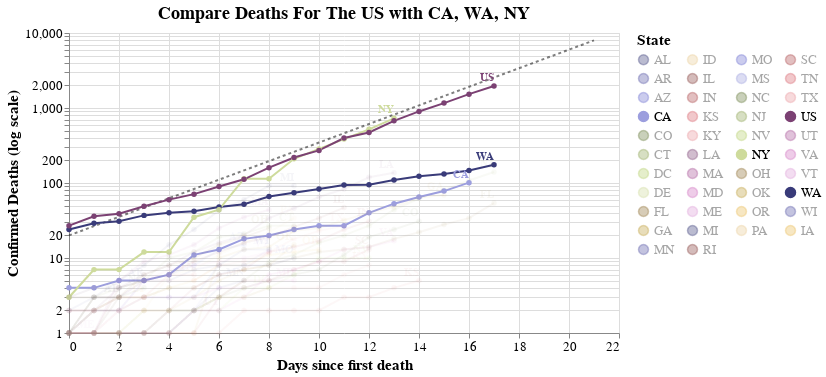

Here is the notebook cell this chart was saved with:
### Code cell
#hide_input
make_death_chart(['US'])

### Figure 1 — Vega-Lite specification as saved in the notebook (floating-point values rounded to 4 significant figures; data arrays with more than 128 entries replaced by an {"elided": "..."} marker saying what was removed)
{"config": {"view": {"continuousWidth": 400, "continuousHeight": 300}, "axis": {"labelFontSize": 13, "titleFontSize": 15}, "legend": {"labelFontSize": 13, "titleFontSize": 15}, "title": {"fontSize": 18}}, "layer": [{"mark": {"type": "line", "color": "black", "opacity": 0.5, "strokeDash": [3, 3]}, "encoding": {"x": {"type": "quantitative", "field": "Days since first death"}, "y": {"type": "quantitative", "field": "Confirmed Deaths"}}}, {"mark": {"type": "text", "align": "right", "dy": -6, "fontSize": 10, "text": "33% Daily Growth"}, "encoding": {"x": {"type": "quantitative", "field": "Days since first death"}, "y": {"type": "quantitative", "field": "Confirmed Deaths"}}, "transform": [{"filter": "(datum['Days since 100 cases'] >= 21)"}]}, {"data": {"name": "data-dbbc85a86ff4598705c626eb7e1c7b6c"}, "mark": {"type": "line", "point": true}, "encoding": {"color": {"type": "nominal", "field": "State", "legend": {"columns": 4, "symbolLimit": 57}, "scale": {"scheme": "category20b"}}, "opacity": {"condition": {"value": 1, "selection": "selector005"}, "value": 0.05}, "tooltip": [{"type": "temporal", "field": "date"}, {"type": "nominal", "field": "State"}, {"type": "quantitative", "field": "Confirmed Cases"}, {"type": "quantitative", "field": "Confirmed Deaths"}, {"type": "quantitative", "field": "population"}, {"type": "quantitative", "field": "deaths_per_m"}, {"type": "quantitative", "field": "cases_per_m"}, {"type": "quantitative", "field": "Days since 100 cases"}, {"type": "quantitative", "field": "Days since first death"}], "x": {"type": "quantitative", "field": "Days since first death"}, "y": {"type": "quantitative", "field": "Confirmed Deaths", "scale": {"type": "log"}, "title": "Confirmed Deaths (log scale)"}}, "selection": {"selector005": {"type": "multi", "fields": ["State"], "bind": "legend", "init": [{"State": "US"}, {"State": "CA"}, {"State": "WA"}, {"State": "NY"}]}}, "width": 550}, {"data": {"name": "data-dbbc85a86ff4598705c626eb7e1c7b6c"}, "mark": {"type": "text", "align": "right", "dy": -8, "fontWeight": "bold"}, "encoding": {"color": {"type": "nominal", "field": "State", "legend": {"columns": 4, "symbolLimit": 57}, "scale": {"scheme": "category20b"}}, "opacity": {"condition": {"value": 1, "selection": "selector005"}, "value": 0.05}, "text": {"type": "nominal", "field": "State"}, "tooltip": [{"type": "temporal", "field": "date"}, {"type": "nominal", "field": "State"}, {"type": "quantitative", "field": "Confirmed Cases"}, {"type": "quantitative", "field": "Confirmed Deaths"}, {"type": "quantitative", "field": "population"}, {"type": "quantitative", "field": "deaths_per_m"}, {"type": "quantitative", "field": "cases_per_m"}, {"type": "quantitative", "field": "Days since 100 cases"}, {"type": "quantitative", "field": "Days since first death"}], "x": {"type": "quantitative", "field": "Days since first death"}, "y": {"type": "quantitative", "field": "Confirmed Deaths", "scale": {"type": "log"}, "title": "Confirmed Deaths (log scale)"}}, "transform": [{"filter": "(datum['date'] >= 1585353600000)"}], "width": 550}], "data": {"name": "data-b11e1bfdbc280782743960fab3ff5113"}, "title": "Compare Deaths For The US with CA, WA, NY", "$schema": "https://vega.github.io/schema/vega-lite/v4.0.2.json", "datasets": {"data-b11e1bfdbc280782743960fab3ff5113": [{"Days since first death": 0, "Confirmed Deaths": 20.0}, {"Days since first death": 1, "Confirmed Deaths": 26.6}, {"Days since first death": 2, "Confirmed Deaths": 35.38}, {"Days since first death": 3, "Confirmed Deaths": 47.05}, {"Days since first death": 4, "Confirmed Deaths": 62.58}, {"Days since first death": 5, "Confirmed Deaths": 83.23}, {"Days since first death": 6, "Confirmed Deaths": 110.7}, {"Days since first death": 7, "Confirmed Deaths": 147.2}, {"Days since first death": 8, "Confirmed Deaths": 195.8}, {"Days since first death": 9, "Confirmed Deaths": 260.4}, {"Days since first death": 10, "Confirmed Deaths": 346.4}, {"Days since first death": 11, "Confirmed Deaths": 460.7}, {"Days since first death": 12, "Confirmed Deaths": 612.7}, {"Days since first death": 13, "Confirmed Deaths": 814.9}, {"Days since first death": 14, "Confirmed Deaths": 1084.0}, {"Days since first death": 15, "Confirmed Deaths": 1441.0}, {"Days since first death": 16, "Confirmed Deaths": 1917.0}, {"Days since first death": 17, "Confirmed Deaths": 2550.0}, {"Days since first death": 18, "Confirmed Deaths": 3391.0}, {"Days since first death": 19, "Confirmed Deaths": 4510.0}, {"Days since first death": 20, "Confirmed Deaths": 5999.0}, {"Days since first death": 21, "Confirmed Deaths": 7978.0}], "data-dbbc85a86ff4598705c626eb7e1c7b6c": {"elided": "451 records"}}}
